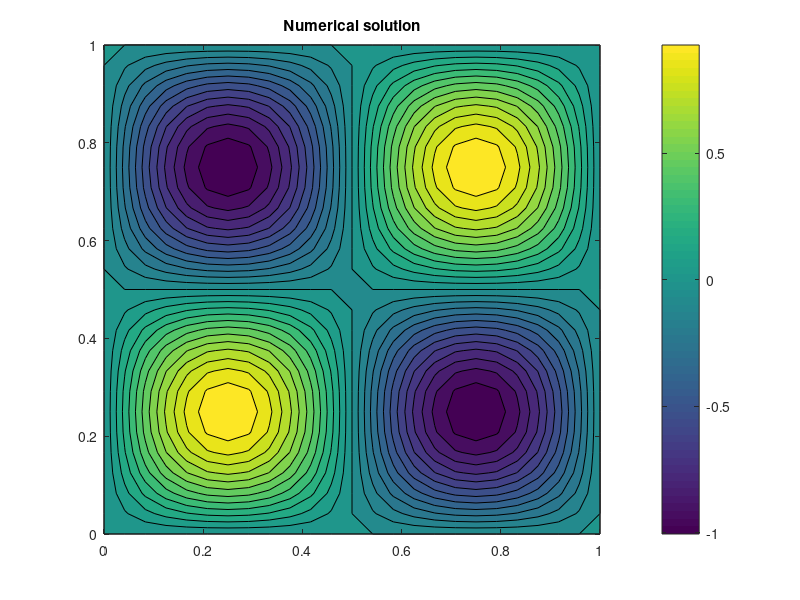
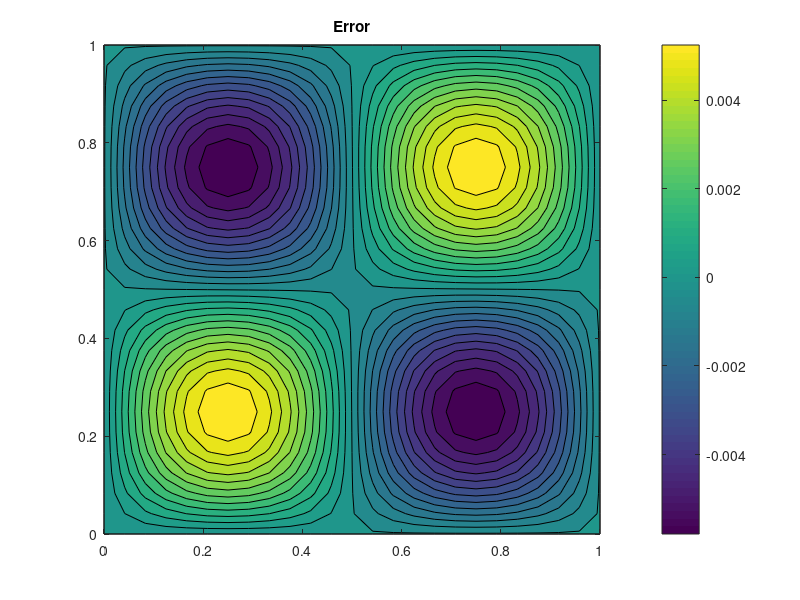

MATLAB code to generate these figures, in order:
% Solve 2-D poisson equation using Gauss-Seidel method
n=25;
xmin=0; xmax=1; ymin=xmin; ymax=xmax;
h = (xmax-xmin)/(n-1); TOL=1e-6; res=TOL+1; iter=0;
x=linspace(xmin,xmax,n);
y=linspace(ymin,ymax,n);
[X,Y]=meshgrid(x,y);
f=2*(2*pi)^2*sin(2*pi*X).*sin(2*pi*Y);
u=zeros(n,n);
while res>TOL
   res = 0; iter=iter+1;
   for i=2:n-1
      for j=2:n-1
         uold   = u(i,j);
         u(i,j) = 0.25*(u(i-1,j) + u(i+1,j) + u(i,j-1) + u(i,j+1)) + ...
                  0.25*h^2*f(i,j);
         res = res + (u(i,j) - uold)^2;
       end
   end
   res = sqrt(res / n^2);
   fprintf(1,'Iter=%d,  residue=%e\n',iter,res);
end
figure(1); contourf(X,Y,u,25); title('Numerical solution'); colorbar;
% Exact solution
ue=sin(2*pi*X).*sin(2*pi*Y);
figure(2); contourf(X,Y,u-ue,25); title('Error'); colorbar;
